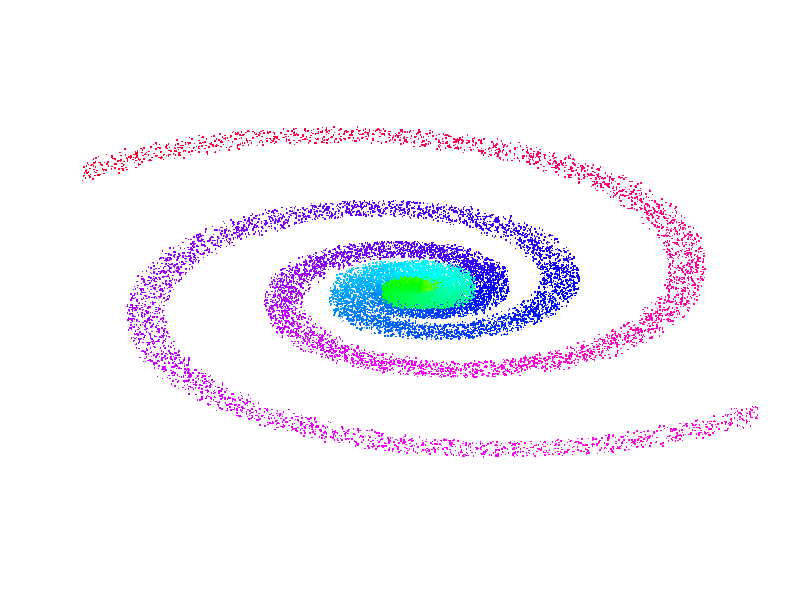

Source code (R):
## ---- chunk 1
knitr::opts_chunk$set(echo = TRUE)
## ---- chunk 2
n<-2e4
pitch<-12*pi/180
theta<-seq(0,9*pi, len=n) 
r<- exp(theta*tan(pitch))
x<- r*cos(theta)
y<- r*sin(theta)
x<- r*cos(theta)
y<- r*sin(theta)   
plot(jitter(x,amount = 15),jitter(y,amount = 15),pch=".",
col=rainbow(n),ylab="",xlab="",xlim=c(-250,250), ylim=c(-370,370),cex=1.5, axes = FALSE)
x<- 2*r*cos(theta)
y<- 2*r*sin(theta) 
points(jitter(x,amount = 15),jitter(y,amount = 15),pch=".",
col=rainbow(n),ylab="",xlab="",cex=1.5)


